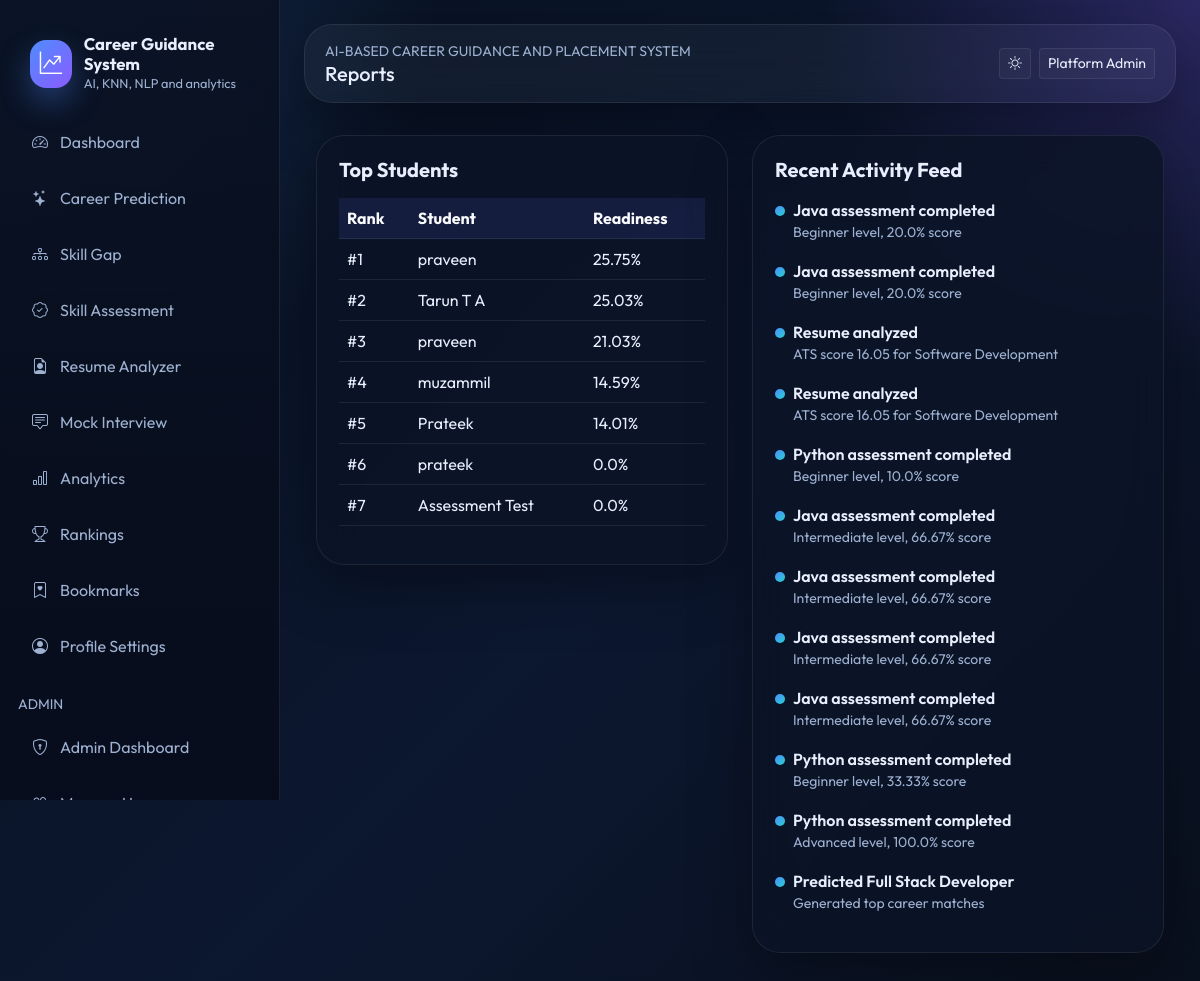
The app's page /admin/reports (signed in) with its own data.
### models/db_models.py (models this page shows, shortened)
class TimestampMixin:
    created_at = db.Column(db.DateTime, default=datetime.utcnow, nullable=False)
    updated_at = db.Column(db.DateTime, default=datetime.utcnow, onupdate=datetime.utcnow, nullable=False)

class User(UserMixin, TimestampMixin, db.Model):
    __tablename__ = "users"
    id = db.Column(db.Integer, primary_key=True)
    full_name = db.Column(db.String(120), nullable=False)
    email = db.Column(db.String(150), unique=True, nullable=False, index=True)
    password_hash = db.Column(db.String(255), nullable=False)
    role = db.Column(db.String(20), default="student", nullable=False)
    college = db.Column(db.String(150))
    course = db.Column(db.String(120))
    year = db.Column(db.String(20))
    bio = db.Column(db.Text)
    photo = db.Column(db.String(255), default="default-avatar.svg")
    skills_json = db.Column(db.Text)
    is_active = db.Column(db.Boolean, default=True, nullable=False)
    last_login = db.Column(db.DateTime)
    career_predictions = db.relationship("CareerPrediction", backref="user", lazy=True, cascade="all, delete-orphan")
    resumes = db.relationship("Resume", backref="user", lazy=True, cascade="all, delete-orphan")
    interviews = db.relationship("InterviewResult", backref="user", lazy=True, cascade="all, delete-orphan")
    gaps = db.relationship("SkillGapAnalysis", backref="user", lazy=True, cascade="all, delete-orphan")
    bookmarks = db.relationship("CareerBookmark", backref="user", lazy=True, cascade="all, delete-orphan")

class UserActivity(TimestampMixin, db.Model):
    __tablename__ = "user_activities"
    id = db.Column(db.Integer, primary_key=True)
    user_id = db.Column(db.Integer, db.ForeignKey("users.id"), nullable=False)
    activity_type = db.Column(db.String(50), nullable=False)
    title = db.Column(db.String(120), nullable=False)
    detail = db.Column(db.Text)
    score = db.Column(db.Float, default=0)

### routes/admin.py (the view)
@admin_bp.route("/reports")
@admin_required
def reports():
    rankings = build_user_rankings()[:10]
    recent_activities = UserActivity.query.order_by(UserActivity.created_at.desc()).limit(12).all()
    return render_template("admin/reports.html", rankings=rankings, recent_activities=recent_activities)

### app.py (called while the page is built)
@login_manager.user_loader
def load_user(user_id):
    return User.query.get(int(user_id))

### routes/admin.py (called while the page is built)
def admin_required(view_function):
    @wraps(view_function)
    @login_required
    def wrapper(*args, **kwargs):
        if current_user.role != "admin":
            flash("Administrator access required.", "danger")
            return redirect(url_for("student.dashboard"))
        return view_function(*args, **kwargs)
    return wrapper

### utils/ml_utils.py (called while the page is built)
def placement_readiness_score(prediction_score: float, skill_score: float, resume_score: float, interview_score: float) -> float:
    return round((prediction_score * 0.25) + (skill_score * 0.3) + (resume_score * 0.25) + (interview_score * 0.2), 2)

### templates/admin/reports.html (shortened to what this page needs)
{% extends "base.html" %}
{% block page_title %}Reports{% endblock %}
{% block content %}
<div class="container py-4">
  <div class="row g-4">
    <div class="col-lg-6">
      <div class="glass-card h-100">
        <h5 class="fw-bold mb-3">Top Students</h5>
        <div class="table-responsive">
          <table class="table align-middle">
            <thead><tr><th>Rank</th><th>Student</th><th>Readiness</th></tr></thead>
            <tbody>
              {% for item in rankings %}
              <tr><td>#{{ item.rank }}</td><td>{{ item.user.full_name }}</td><td>{{ item.readiness }}%</td></tr>
              {% else %}
              <tr><td colspan="3" class="text-muted">No ranking data yet.</td></tr>
              {% endfor %}
            </tbody>
          </table>
        </div>
      </div>
    </div>
    <div class="col-lg-6">
      <div class="glass-card h-100">
        <h5 class="fw-bold mb-3">Recent Activity Feed</h5>
        {% for activity in recent_activities %}
        <div class="timeline-item">
          <div class="fw-semibold">{{ activity.title }}</div>
          <div class="text-muted small">{{ activity.detail }}</div>
        </div>
        {% else %}
        <p class="text-muted">No activity has been recorded yet.</p>
        {% endfor %}
      </div>
    </div>
  </div>
</div>
{% endblock %}

### templates/base.html (shortened to what this page needs)
<!doctype html>
<html lang="en">
<head>
  <link href="https://cdn.jsdelivr.net/npm/bootstrap@5.3.3/dist/css/bootstrap.min.css" rel="stylesheet">
  <link href="https://cdn.jsdelivr.net/npm/bootstrap-icons@1.11.3/font/bootstrap-icons.min.css" rel="stylesheet">
  <link rel="stylesheet" href="{{ url_for('static', filename='css/style.css') }}">
</head>
<body class="{% if current_user.is_authenticated %}app-shell{% else %}public-shell{% endif %}">
  {% if current_user.is_authenticated %}
  <aside class="sidebar d-none d-lg-block">
    <div class="brand">
      <div class="brand-mark"><i class="bi bi-graph-up-arrow"></i></div>
      <div>
        <div class="brand-title">Career Guidance System</div>
        <div class="brand-subtitle">AI, KNN, NLP and analytics</div>
      </div>
    </div>
    <div class="nav flex-column nav-pills">
      <a class="nav-link sidebar-link" href="{{ url_for('student.dashboard') }}"><i class="bi bi-speedometer2"></i>Dashboard</a>
      <a class="nav-link sidebar-link" href="{{ url_for('student.career_prediction') }}"><i class="bi bi-stars"></i>Career Prediction</a>
      <a class="nav-link sidebar-link" href="{{ url_for('student.skill_gap') }}"><i class="bi bi-diagram-3"></i>Skill Gap</a>
      <a class="nav-link sidebar-link" href="{{ url_for('student.skill_assessment') }}"><i class="bi bi-patch-check"></i>Skill Assessment</a>
      <a class="nav-link sidebar-link" href="{{ url_for('student.resume_analyzer') }}"><i class="bi bi-file-earmark-person"></i>Resume Analyzer</a>
      <a class="nav-link sidebar-link" href="{{ url_for('student.mock_interview') }}"><i class="bi bi-chat-square-text"></i>Mock Interview</a>
      <a class="nav-link sidebar-link" href="{{ url_for('student.analytics') }}"><i class="bi bi-bar-chart"></i>Analytics</a>
      <a class="nav-link sidebar-link" href="{{ url_for('student.rankings') }}"><i class="bi bi-trophy"></i>Rankings</a>
      <a class="nav-link sidebar-link" href="{{ url_for('student.bookmarks') }}"><i class="bi bi-bookmark-heart"></i>Bookmarks</a>
      <a class="nav-link sidebar-link" href="{{ url_for('auth.profile') }}"><i class="bi bi-person-circle"></i>Profile Settings</a>
      {% if current_user.role == 'admin' %}
      <div class="mt-3 mb-2 small text-uppercase text-muted">Admin</div>
      <a class="nav-link sidebar-link" href="{{ url_for('admin.dashboard') }}"><i class="bi bi-shield-lock"></i>Admin Dashboard</a>
      <a class="nav-link sidebar-link" href="{{ url_for('admin.users') }}"><i class="bi bi-people"></i>Manage Users</a>
      {% endif %}
    </div>
  </aside>
  {% endif %}
  <main class="main-content">
    <div class="topbar mb-4 d-flex flex-wrap align-items-center justify-content-between gap-3">
      <div>
        <div class="small text-uppercase text-muted">AI-Based Career Guidance and Placement System</div>
        <h5 class="mb-0">{% block page_title %}Dashboard{% endblock %}</h5>
      </div>
      <div class="d-flex align-items-center gap-2">
        <button class="btn btn-outline-soft btn-sm" type="button" data-theme-toggle></button>
        {% if current_user.is_authenticated %}
        <a href="{{ url_for('auth.profile') }}" class="btn btn-outline-soft btn-sm">{{ current_user.full_name }}</a>
        {% else %}
        <a href="{{ url_for('auth.login') }}" class="btn btn-outline-soft btn-sm">Login</a>
        <a href="{{ url_for('auth.register') }}" class="btn btn-primary-gradient btn-sm">Register</a>
        {% endif %}
      </div>
    </div>
    <div class="toast-container position-fixed top-0 end-0 p-3">
    </div>
    {% block content %}{% endblock %}
  </main>
</body>
</html>

### records on screen
User: full_name "Platform Admin"
User: user.full_name "praveen"
User: user.full_name "Tarun T A"
User: user.full_name "praveen"
User: user.full_name "muzammil"
User: user.full_name "Prateek"
User: user.full_name "prateek"
User: user.full_name "Assessment Test"
UserActivity: title "Java assessment completed", detail "Beginner level, 20.0% score"
UserActivity: title "Java assessment completed", detail "Beginner level, 20.0% score"
UserActivity: title "Resume analyzed", detail "ATS score 16.05 for Software Development"
UserActivity: title "Resume analyzed", detail "ATS score 16.05 for Software Development"
UserActivity: title "Python assessment completed", detail "Beginner level, 10.0% score"
UserActivity: title "Java assessment completed", detail "Intermediate level, 66.67% score"
UserActivity: title "Java assessment completed", detail "Intermediate level, 66.67% score"
UserActivity: title "Java assessment completed", detail "Intermediate level, 66.67% score"
UserActivity: title "Java assessment completed", detail "Intermediate level, 66.67% score"
UserActivity: title "Python assessment completed", detail "Beginner level, 33.33% score"
UserActivity: title "Python assessment completed", detail "Advanced level, 100.0% score"
UserActivity: title "Predicted Full Stack Developer", detail "Generated top career matches"

### other values on screen
{{ item.rank }} "1" "2" "3" "4" "5" "6" "7"
{{ item.readiness }} "25.75" "25.03" "21.03" "14.59" "14.01" "0.0" "0.0"
